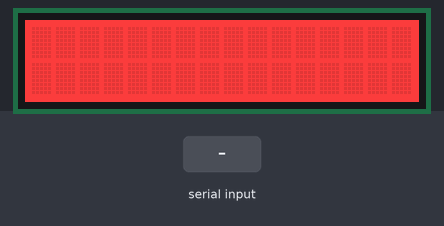
A sketch run on a simulated Arduino Uno, built with avr-gcc and run on an emulated ATmega328P. On the bench: 16×2 character LCD. The test bench sets the inputs (shaded band).

Above: at 2.2 s.
2.3 s: "1" received over the second serial link
At 4.1 s:
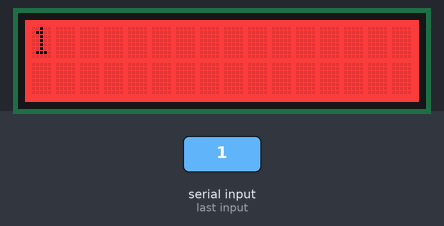
4.7 s: "0" received over the second serial link
At 7.4 s:
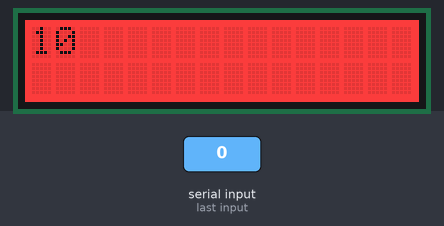
7.7 s: "2" received over the second serial link
At 9.9 s:
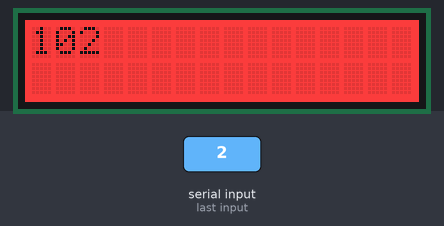
Timing chart, 0 to 11.4 s (numbered marks = the images above; inputs shaded):
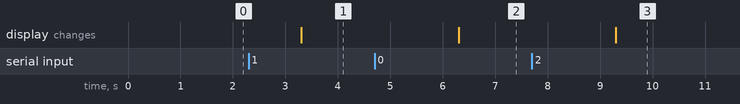

Measured:
- after the input at 2.3 s, the display: changes after 1.0 s (image 1)
- after the input at 4.7 s, the display: changes after 1.6 s (image 2)
- after the input at 7.7 s, the display: changes after 1.6 s (image 3)

The sketch:

UART_Com2.ino
```cpp
#include <SoftwareSerial.h>
#include <rgb_lcd.h>
#include <Wire.h>
rgb_lcd lcd;
const int colorR = 255;
const int colorG = 0;
const int colorB = 0;

SoftwareSerial mySerial(5,6); //rx , tx pins

void setup() {
  // put your setup code here, to run once:
  Serial.begin(9600);
  mySerial.begin(9600);

    // set up the LCD's number of columns and rows:
    lcd.begin(16, 2);

    lcd.setRGB(colorR, colorG, colorB);

    // Print a message to the LCD.


    delay(1000);
}

void loop() {
  // put your main code here, to run repeatedly:


if (mySerial.available() > 0){
  String recievedMessage = mySerial.readString();
  lcd.print(recievedMessage);
  delay(2000);
 }

}
```
